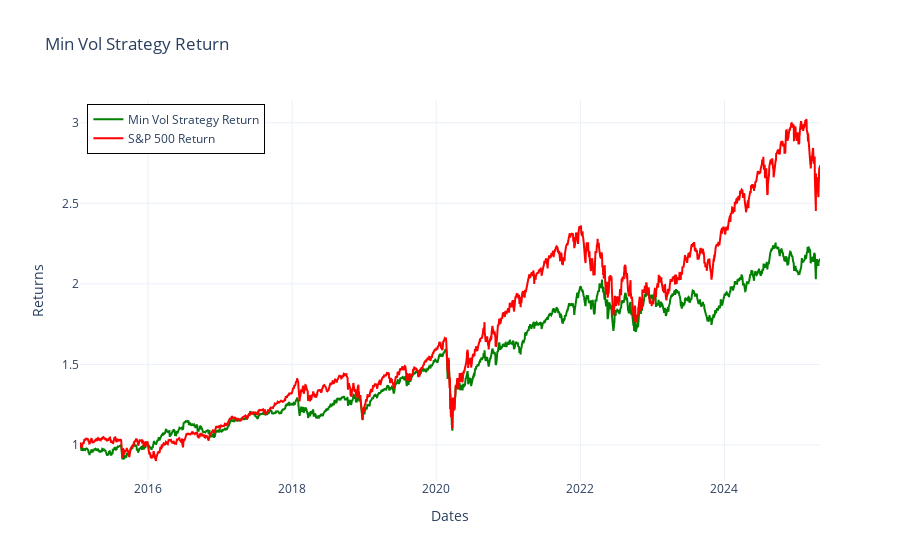

This figure's notebook cell:
### Code cell
plot_chart_with_SP500(portfolio_df = Min_Vol_performance_df['CumulativeStrategyReturns'],
                      chart_title = "Min Vol Strategy Return")

### Figure 1 — Plotly figure (JSON) as saved in the notebook; plotly's stock layout.template omitted (floating-point values rounded to 4 significant figures; data arrays with more than 128 entries replaced by an {"elided": "..."} marker saying what was removed)
{"data": [{"line": {"color": "green"}, "mode": "lines", "name": "Min Vol Strategy Return", "type": "scatter", "x": {"elided": "2582 str values"}, "y": {"elided": "2582 float values"}}, {"line": {"color": "red"}, "mode": "lines", "name": "S&P 500 Return", "type": "scatter", "x": {"elided": "2583 str values"}, "y": {"elided": "2583 float values"}}], "layout": {"legend": {"bordercolor": "Black", "borderwidth": 1, "x": 0.01, "y": 0.99}, "title": {"text": "Min Vol Strategy Return"}, "xaxis": {"anchor": "y", "domain": [0, 1], "title": {"text": "Dates"}}, "yaxis": {"anchor": "x", "domain": [0, 1], "title": {"text": "Returns"}}}}
